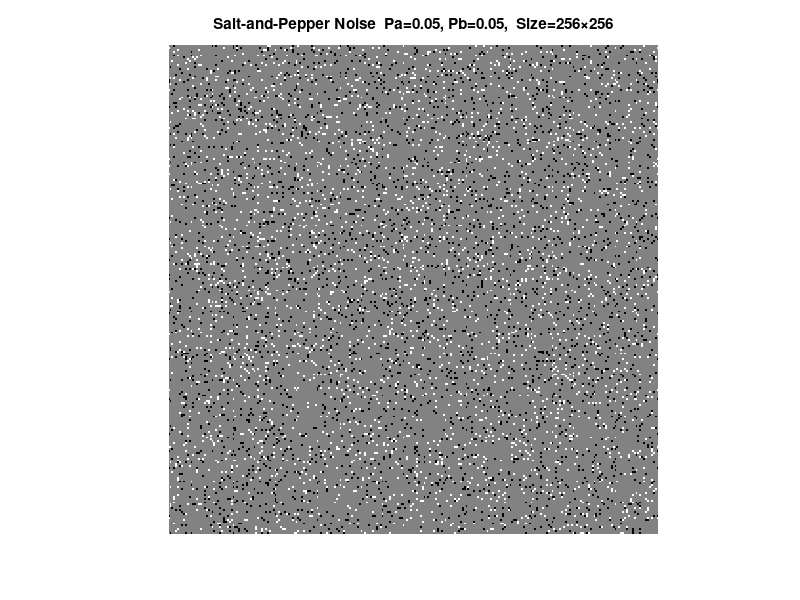

Recreate this plot in MATLAB. (Note: this script raises an error after producing the figure.)
function out = SaltPepperNoise(img, Pa, Pb)
% Applies salt-and-pepper noise to img and returns the corrupted image (uint8).
% img  : input image (uint8 or double). Default: 256×256 mid-gray (128).
% Pa   : pepper probability (pixel -> 0).   Default: 0.05
% Pb   : salt   probability (pixel -> 255). Default: 0.05
% Called with no output (standalone): displays figure and saves result.
if nargin < 1, img = uint8(128 * ones(256)); end
if nargin < 2, Pa  = 0.05; end
if nargin < 3, Pb  = 0.05; end

[M, N] = size(img);
out = double(img);

r = rand(M, N);
out(r < Pa)               = 0;    % pepper
out(r >= Pa & r < Pa+Pb)  = 255;  % salt
out = uint8(out);

if nargout == 0
    figure;
    imshow(out);
    title(sprintf('Salt-and-Pepper Noise  Pa=%.2f, Pb=%.2f,  Size=%d\\times%d', Pa, Pb, M, N));
    save_figure('SaltPepperNoise');
    total  = M * N;
    pepper = nnz(out(:) == 0);
    salt   = nnz(out(:) == 255);
    fprintf('Noise matrix n(x,y):\n');
    fprintf('  Size:         %d x %d\n', M, N);
    fprintf('  Pa (pepper):  %.4f  (%d pixels)\n', Pa, pepper);
    fprintf('  Pb (salt):    %.4f  (%d pixels)\n', Pb, salt);
    fprintf('  Total noise:  %.4f\n', (pepper + salt) / total);
end
